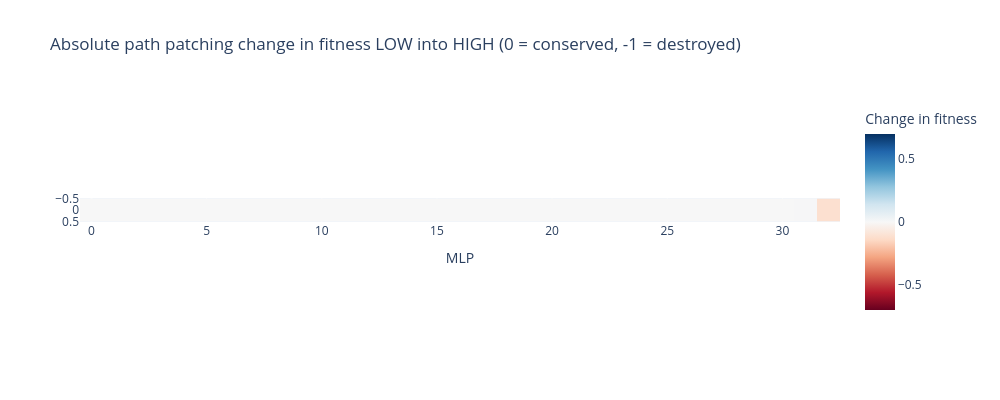

The notebook cell this image was saved under:
### Code cell
imshow(
    absolute_path_patch_mlp_results[None,:],
    labels={"x": "MLP", "y": "", "color": "Change in fitness"},
    title="Absolute path patching change in fitness LOW into HIGH (0 = conserved, -1 = destroyed)",
    width=1000,
    height=400,
    range_color=(-0.7,0.7)
)

### Figure 1 — Plotly figure (JSON) as saved in the notebook; plotly's stock layout.template omitted (floating-point values rounded to 4 significant figures)
{"data": [{"coloraxis": "coloraxis", "hovertemplate": "MLP: %{x}<br>y: %{y}<br>Change in fitness: %{z}<extra></extra>", "name": "0", "type": "heatmap", "xaxis": "x", "yaxis": "y", "z": [[-0.0003572, -0.0001171, 0.0001549, 6.815e-05, 0.0001339, 3.15e-05, -8.193e-05, 7.141e-06, -0.0002173, 2.837e-06, -0.000174, 0.0003472, 3.823e-05, 0.0004216, -0.0001716, -0.0001595, 1.516e-05, 0.000209, -7.082e-05, 0.0002266, -0.0001986, -1.276e-06, 3.766e-05, 2.559e-05, -4.783e-05, -0.0001522, 0.0004669, 0.0004797, -2.742e-05, 0.0003863, -0.000979, 0.004757, -0.1129]]}], "layout": {"coloraxis": {"autocolorscale": false, "cmax": 0.7, "cmid": 0, "cmin": -0.7, "colorbar": {"title": {"text": "Change in fitness"}}, "colorscale": [[0, "rgb(103,0,31)"], [0.1, "rgb(178,24,43)"], [0.2, "rgb(214,96,77)"], [0.3, "rgb(244,165,130)"], [0.4, "rgb(253,219,199)"], [0.5, "rgb(247,247,247)"], [0.6, "rgb(209,229,240)"], [0.7, "rgb(146,197,222)"], [0.8, "rgb(67,147,195)"], [0.9, "rgb(33,102,172)"], [1, "rgb(5,48,97)"]]}, "height": 400, "title": {"text": "Absolute path patching change in fitness LOW into HIGH (0 = conserved, -1 = destroyed)"}, "width": 1000, "xaxis": {"anchor": "y", "constrain": "domain", "domain": [0, 1], "scaleanchor": "y", "title": {"text": "MLP"}}, "yaxis": {"anchor": "x", "autorange": "reversed", "constrain": "domain", "domain": [0, 1]}}}
